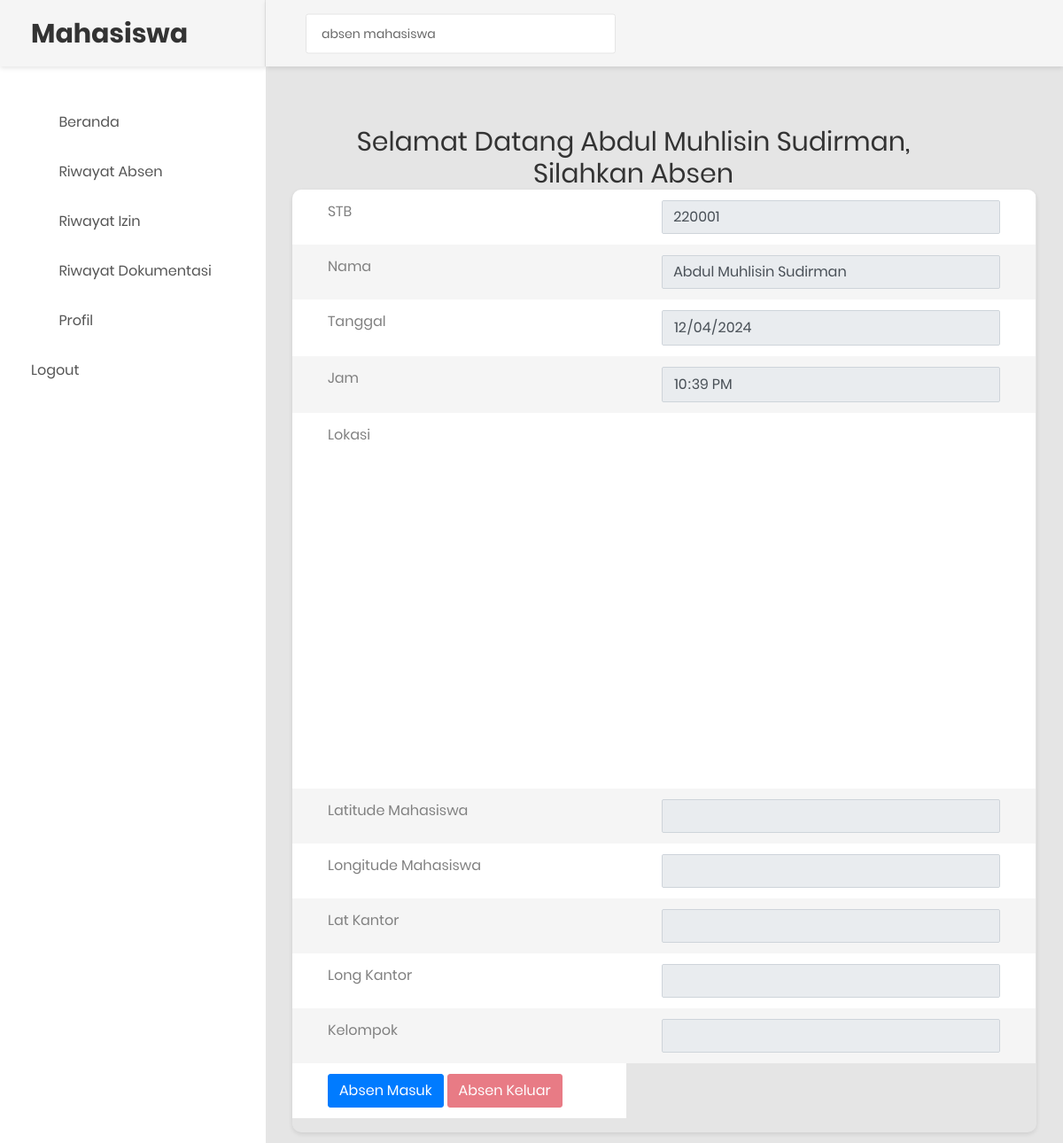
The app's page /mahasiswa/index.php?m=awal (signed in), older data.
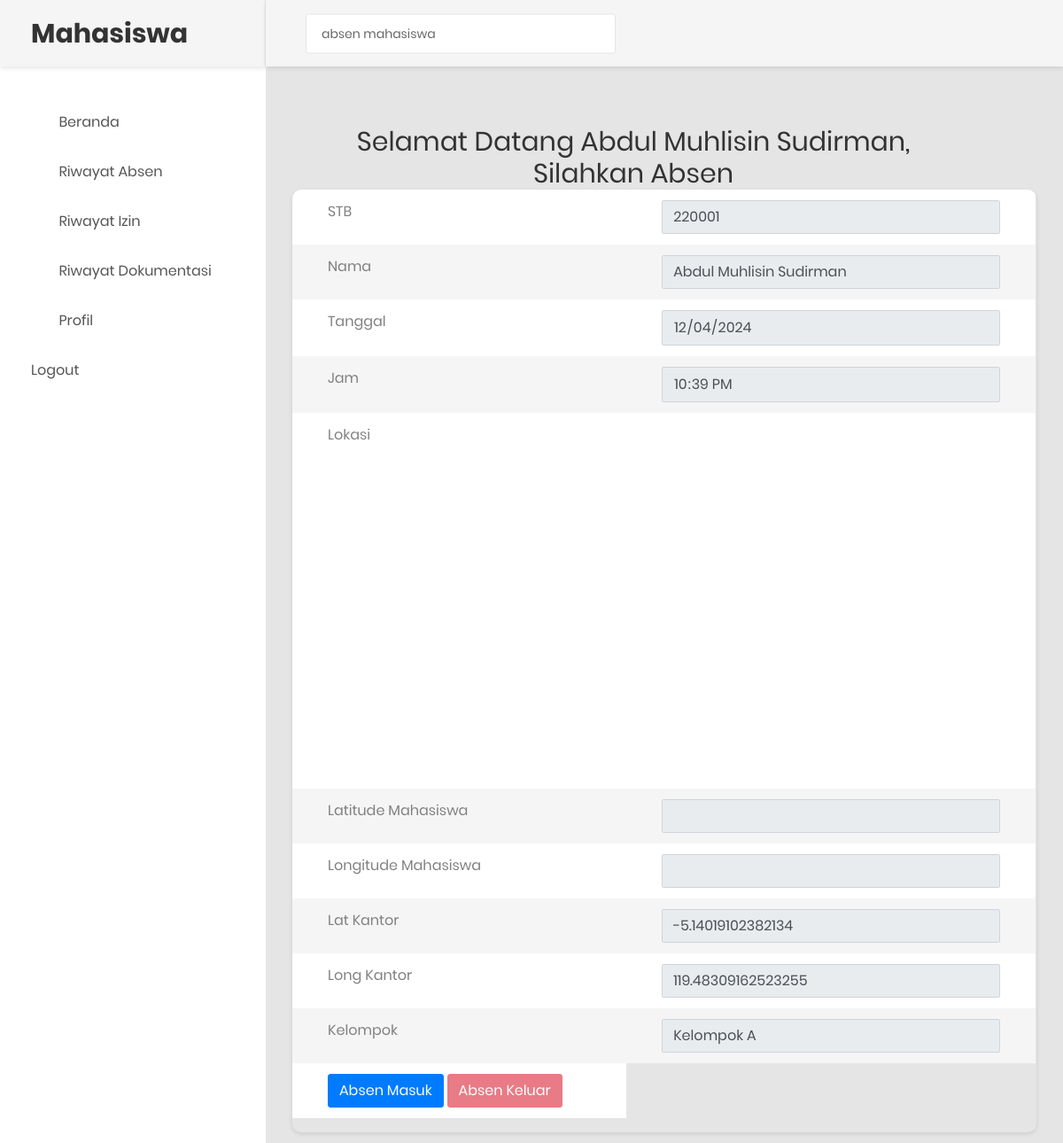
The same page, newer data.
### tables this page shows
CREATE TABLE `tb_kelompok` (
  `id_kelompok` int(11) NOT NULL AUTO_INCREMENT,
  `nama_kelompok` varchar(255) NOT NULL,
  `nama_kantor` varchar(255) NOT NULL,
  `lat` varchar(50) NOT NULL,
  `lon` varchar(50) NOT NULL,
  PRIMARY KEY (`id_kelompok`)
);

### mahasiswa/awal.php (the view, shortened to what the changed rows need)
<?php
require_once("../koneksi.php");
$id_mahasiswa = $_SESSION['idsi'];
$tanggal_hari_ini = date('Y-m-d');
$query = "SELECT id_kelompok FROM tb_mahasiswa_kelompok WHERE id_mahasiswa = '$id_mahasiswa'";
$result = mysqli_query($koneksi, $query);
$data_mahasiswa = mysqli_fetch_assoc($result);
$id_kelompok_mahasiswa = $data_mahasiswa['id_kelompok'];
$query = "SELECT * FROM tb_absensi WHERE id_kelompok = ? AND tgl_masuk = ?";
if ($koneksi) {
    $stmt = $koneksi->prepare($query);
    $stmt->bind_param("is", $id_kelompok_mahasiswa, $tanggal_hari_ini);
    $stmt->execute();
    $result = $stmt->get_result();
    $isAlreadyCheckedIn = $result->num_rows > 0;
} else {
    echo "Koneksi database tidak berhasil.";
    exit;
}
$query_kelompok = "SELECT * FROM tb_kelompok WHERE id_kelompok = '$id_kelompok_mahasiswa'";
$result_kelompok = mysqli_query($koneksi, $query_kelompok);
$data_kelompok = mysqli_fetch_assoc($result_kelompok);
$nama_kelompok = $data_kelompok['nama_kelompok'];
$lat_kelompok = $data_kelompok['lat'];
$lon_kelompok = $data_kelompok['lon'];
?>
<!DOCTYPE html>
<html lang="en">
<head>
    <link href="css/font-face.css" rel="stylesheet" media="all">
    <link href="vendor/font-awesome-4.7/css/font-awesome.min.css" rel="stylesheet" media="all">
    <link href="vendor/font-awesome-5/css/fontawesome-all.min.css" rel="stylesheet" media="all">
    <link href="vendor/mdi-font/css/material-design-iconic-font.min.css" rel="stylesheet" media="all">
    <link href="vendor/bootstrap-4.1/bootstrap.min.css" rel="stylesheet" media="all">
    <link href="vendor/animsition/animsition.min.css" rel="stylesheet" media="all">
    <link href="vendor/bootstrap-progressbar/bootstrap-progressbar-3.3.4.min.css" rel="stylesheet" media="all">
    <link href="vendor/wow/animate.css" rel="stylesheet" media="all">
    <link href="vendor/css-hamburgers/hamburgers.min.css" rel="stylesheet" media="all">
    <link href="vendor/slick/slick.css" rel="stylesheet" media="all">
    <link href="vendor/select2/select2.min.css" rel="stylesheet" media="all">
    <link href="vendor/perfect-scrollbar/perfect-scrollbar.css" rel="stylesheet" media="all">
    <link href="css/theme.css" rel="stylesheet" media="all">\
</head>
<body class="animsition" onload="initMap()">
    <div class="page-wrapper">
        <aside class="menu-sidebar d-none d-lg-block">
            <div class="logo">
                <a href="#">
                    <h2>Mahasiswa</h2>
                </a>
            </div>
            <div class="menu-sidebar__content js-scrollbar1">
                <nav class="navbar-sidebar">
                    <ul class="list-unstyled navbar__list">
                        <li class="has-sub">
                            <a class="js-arrow" href="?m=awal">
                                <i class="fas fa-tachometer-alt"></i>Beranda</a>
                        </li>
                        <li>
                            <a href="data_absen.php">
                                <i class="fas fa-calendar-alt"></i>Riwayat Absen</a>
                        </li>
                        <li>
                            <a href="data_izin.php">
                                <i class="fas fa-calendar-alt"></i>Riwayat Izin</a>
                        </li>
                        <li>
                            <a href="data_dokumentasi.php">
                                <i class="fas fa-calendar-alt"></i>Riwayat Dokumentasi</a>
                        </li>
                        <li>
                            <a href="profil.php">
                                <i class="fas fa-calendar-alt"></i>Profil</a>
                        </li>
                        <li>
                            <a href="logout.php">Logout</a>
                        </li>
                    </ul>
                </nav>
            </div>
        </aside>
        <div class="page-container">
            <header class="header-desktop">
                <div class="section__content section__content--p30">
                    <div class="container-fluid">
                        <div class="header-wrap">
                            <form class="form-header" action="" method="POST">
                                <input class="au-input au-input--xl" type="text" name="search" value="absen mahasiswa" readonly="" />
                            </form>
                        </div>
                    </div>
            </header>
            <div class="main-content">
                <div class="section__content section__content--p30">
                    <div class="container-fluid">
                        <div class="row">
                            <div class="col-md-12">
                                <div class="overview-wrap">
                                    <h2 class="title-1" style="text-align: center;">Selamat Datang <?php echo $_SESSION['namasi']; ?>, Silahkan Absen</h2>
                                </div>
                            </div>
                        </div>
                        <div class="row">
                            <div class="table-responsive table--no-card m-b-30">
                                <form action="dt_absen_sv.php" method="post">
                                    <div class="form-group">
                                        <table class="table table-borderless table-striped table-earning">
                                            <tbody>
                                                <tr>
                                                    <td>STB</td>
                                                    <td><input type="text" readonly class="form-control" name="id_mahasiswa" value="<?php echo $_SESSION['idsi']; ?>"></td>
                                                </tr>
                                                <tr>
                                                    <td>Nama</td>
                                                    <td><input type="text" readonly class="form-control" name="nama" value="<?php echo $_SESSION['namasi']; ?>"></td>
                                                </tr>
                                                <tr>
                                                    <td>Tanggal</td>
                                                    <td><input type="date" class="form-control" name="tanggal" value="<?php echo date('Y-m-d'); ?>" readonly></td>
                                                </tr>
                                                <tr>
                                                    <td>Jam</td>
                                                    <td><input type="time" class="form-control" name="jam" value="<?php echo date('H:i', time() + (3600 * 1)); ?>" readonly></td>
                                                </tr>
                                                <tr>
                                                    <td>Lokasi</td>
                                                    <td>
                                                        <div id="map"></div>
                                                    </td>
                                                </tr>
                                                <tr>
                                                    <td>Latitude Mahasiswa</td>
                                                    <td>
                                                        <input type="text" name="lat" id="form_latitude" readonly class="form-control">
                                                    </td>
                                                </tr>
                                                <tr>
                                                    <td>Longitude Mahasiswa</td>
                                                    <td>
                                                        <input type="text" name="long" id="form_longitude" readonly class="form-control">
                                                    </td>
                                                </tr>
                                                <tr>
                                                    <td>Lat Kantor</td>
                                                    <td>
                                                        <input type="text" name="lat_kelompok" id="lat_kelompok" readonly class="form-control" value="<?php echo $lat_kelompok; ?>">
                                                    </td>
                                                </tr>
                                                <tr>
                                                    <td>Long Kantor</td>
                                                    <td>
                                                        <input type="text" name="lon_kelompok" id="lon_kelompok" readonly class="form-control" value="<?php echo $lon_kelompok; ?>">
                                                    </td>
                                                </tr>
                                                <tr>
                                                    <td>Kelompok</td>
                                                    <td>
                                                        <input type="text" name="nama_kelompok" id="nama_kelompok" readonly class="form-control" value="<?php echo $nama_kelompok; ?>">
                                                    </td>
                                                </tr>
                                                <tr>
                                                    <td>
                                                        <button type="submit" name="absen_masuk" class="btn btn-primary" <?php if ($isAlreadyCheckedIn) echo 'disabled'; ?> onclick="updateLocationInputs()">Absen Masuk</button>
                                                        <button type="submit" name="absen_keluar" class="btn btn-danger" <?php if (!$isAlreadyCheckedIn) echo 'disabled'; ?> onclick="updateLocationInputs()">Absen Keluar</button>
                                                    </td>
                                                </tr>
                                            </tbody>
                                        </table>
                                    </div>
                                </form>
                            </div>
                        </div>
                    </div>
                </div>
            </div>
        </div>
    </div>
</body>
</html>

Row changes from the older to the newer data that the page shows:
added tb_kelompok: lat_kelompok "-5.14019102382134", lon_kelompok "119.48309162523255", nama_kelompok "Kelompok A"
